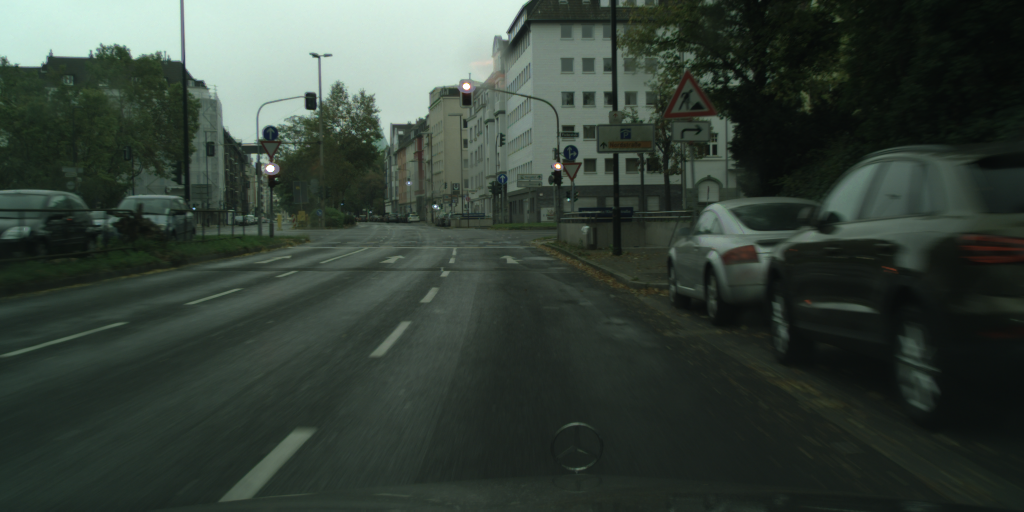
#> input picture software_integration/data/images/dusseldorf_000049_000024_leftImg8bit.png, 2048 x 1024 px (shown at 1/2 size); its folder holds only this picture in this run
$ python run_attention.py --image ../../software_integration/data/images/dusseldorf_000049_000024_leftImg8bit.png --dir ../../software_integration/data/images
#> lines starting #> are read from the running program, lines starting #| are printed output that depends on the picture
#> in test_find_tfl_lights, image is the input picture: shape (1024, 2048, 3); mean R, G, B 53.7, 64.6, 56.4
import scipy
# [7 lines of commented-out code are left out]
try:
    print("Elementary imports: ")
    import os
    import json
    import glob
    import argparse

    print("numpy/scipy imports:")
    import numpy as np
    from scipy import signal as sg
    import scipy.ndimage as ndimage
    from scipy.ndimage.filters import maximum_filter

    print("PIL imports:")
    from PIL import Image

    print("matplotlib imports:")
    import matplotlib.pyplot as plt
except ImportError:
    print("Need to fix the installation")
    raise

print("All imports okay. Yay!")


def find_max_coords(image, image1, flag):
    dX, dY = 18, 18
    M, N = image.shape
    coord_x = []
    coord_y = []
    for x in range(0, M-dX+1, dX):
        for y in range(0, N-dY+1, dY):
            window = image[x:x+dX, y:y+dY]
            local_max = np.amax(window)
            max_coord = np.argmax(window)
            if local_max > 80:
                if not flag:
                    image1[x + max_coord // dX, y + max_coord % dX] = [255, 0, 0]
                else:
                    image1[x + max_coord // dX, y + max_coord % dX] = [0, 255, 0]
                coord_x.append(x + max_coord // dX)
                coord_y.append(y + max_coord % dX)
                print("x = ", x + max_coord // dX, "y = ", y + max_coord % dX)
            window[:] = local_max
    return coord_x, coord_y


def find_tfl_lights(image, **kwargs):
    """
    Detect candidates for TFL lights. Use c_image, kwargs and you imagination to implement
    :param c_image: The image itself as np.uint8, shape of (H, W, 3)
    :param kwargs: Whatever config you want to pass in here
    :return: 4-tuple of x_red, y_red, x_green, y_green
    """
    # image = Image.open("picture.PNG").convert('L')

    # filter_kernel = np.array([[-2 / 324, -2 / 324, -2 / 324, -2 / 324, -2 / 324, -2 / 324, -2 / 324, -2 / 324, -2 / 324,
    #                     -2 / 324, -2 / 324, -2 / 324, -2 / 324, -2 / 324, -2 / 324, -2 / 324, -2 / 324, -2 / 324],
    #                    [-2 / 324, -2 / 324, -1 / 324, -1 / 324, -1 / 324, -1 / 324, -1 / 324, -1 / 324, -1 / 324,
    #                     -1 / 324, -1 / 324, -1 / 324, -1 / 324, -1 / 324, -1 / 324, -1 / 324, -2 / 324, -2 / 324],
    #                    [-2 / 324, -1 / 324, -1 / 324, -1 / 324, -1 / 324, -1 / 324, -1 / 324, -1 / 324, -1 / 324,
    #                     -1 / 324, -1 / 324, -1 / 324, -1 / 324, -1 / 324, -1 / 324, -1 / 324, -1 / 324, -2 / 324],
    #                    [-2 / 324, -1 / 324, -1 / 324, -1 / 324, -1 / 324, -1 / 324, -1 / 324, -1 / 324, -1 / 324,
    #                     -1 / 324, -1 / 324, -1 / 324, -1 / 324, -1 / 324, -1 / 324, -1 / 324, -1 / 324, -2 / 324],
    #                    [-2 / 324, -1 / 324, -1 / 324, -1 / 324, -1 / 324, -2 / 324, -2 / 324, -1 / 324, -1 / 324,
    #                     -1 / 324, -1 / 324, -1 / 324, -2 / 324, -1 / 324, -1 / 324, -1 / 324, -1 / 324, -2 / 324],
    #                    [-2 / 324, -1 / 324, -1 / 324, -1 / 324, -1 / 324, -2 / 324, -2 / 324, -2 / 324, -2 / 324,
    #                     -2 / 324, -2 / 324, -2 / 324, -2 / 324, -1 / 324, -1 / 324, -1 / 324, -1 / 324, -2 / 324],
    #                    [-2 / 324, -1 / 324, -1 / 324, -1 / 324, -1 / 324, -2 / 324, 11 / 324, 11 / 324, 11 / 324,
    #                     11 / 324, 11 / 324, 11 / 324, -2 / 324, -1 / 324, -1 / 324, -1 / 324, -1 / 324, -2 / 324],
    #                    [-2 / 324, -1 / 324, -1 / 324, -1 / 324, -1 / 324, -2 / 324, 11 / 324, 11 / 324, 11 / 324,
    #                     11 / 324, 11 / 324, 11 / 324, -2 / 324, -1 / 324, -1 / 324, -1 / 324, -1 / 324, -2 / 324],
    #                    [-2 / 324, -1 / 324, -1 / 324, -1 / 324, -1 / 324, -2 / 324, 11 / 324, 11 / 324, 11 / 324,
    #                     11 / 324, 11 / 324, 11 / 324, -2 / 324, -1 / 324, -1 / 324, -1 / 324, -1 / 324, -2 / 324],
    #                    [-2 / 324, -1 / 324, -1 / 324, -1 / 324, -1 / 324, -2 / 324, 11 / 324, 11 / 324, 11 / 324,
    #                     11 / 324, 11 / 324, 11 / 324, -2 / 324, -1 / 324, -1 / 324, -1 / 324, -1 / 324, -2 / 324],
    #                    [-2 / 324, -1 / 324, -1 / 324, -1 / 324, -1 / 324, -2 / 324, 11 / 324, 11 / 324, 11 / 324,
    #                     11 / 324, 11 / 324, 11 / 324, -2 / 324, -1 / 324, -1 / 324, -1 / 324, -1 / 324, -2 / 324],
    #                    [-2 / 324, -1 / 324, -1 / 324, -1 / 324, -1 / 324, -2 / 324, 11 / 324, 11 / 324, 11 / 324,
    #                     11 / 324, 11 / 324, 11 / 324, -2 / 324, -1 / 324, -1 / 324, -1 / 324, -1 / 324, -2 / 324],
    #                    [-2 / 324, -1 / 324, -1 / 324, -1 / 324, -1 / 324, -2 / 324, -2 / 324, -2 / 324, -2 / 324,
    #                     -2 / 324, -2 / 324, -2 / 324, -2 / 324, -1 / 324, -1 / 324, -1 / 324, -1 / 324, -2 / 324],
    #                    [-2 / 324, -1 / 324, -1 / 324, -1 / 324, -1 / 324, -2 / 324, -2 / 324, -1 / 324, -1 / 324,
    #                     -1 / 324, -1 / 324, -2 / 324, -2 / 324, -1 / 324, -1 / 324, -1 / 324, -1 / 324, -2 / 324],
    #                    [-2 / 324, -1 / 324, -1 / 324, -1 / 324, -1 / 324, -1 / 324, -1 / 324, -1 / 324, -1 / 324,
    #                     -1 / 324, -1 / 324, -1 / 324, -1 / 324, -1 / 324, -1 / 324, -1 / 324, -1 / 324, -2 / 324],
    #                    [-2 / 324, -1 / 324, -1 / 324, -1 / 324, -1 / 324, -1 / 324, -1 / 324, -1 / 324, -1 / 324,
    #                     -1 / 324, -1 / 324, -1 / 324, -1 / 324, -1 / 324, -1 / 324, -1 / 324, -1 / 324, -2 / 324],
    #                    [-2 / 324, -2 / 324, -1 / 324, -1 / 324, -1 / 324, -1 / 324, -1 / 324, -1 / 324, -1 / 324,
    #                     -1 / 324, -1 / 324, -1 / 324, -1 / 324, -1 / 324, -1 / 324, -1 / 324, -2 / 324, -2 / 324],
    #                    [-2 / 324, -2 / 324, -2 / 324, -2 / 324, -2 / 324, -2 / 324, -2 / 324, -2 / 324, -2 / 324,
    #                     -2 / 324, -2 / 324, -2 / 324, -2 / 324, -2 / 324, -2 / 324, -2 / 324, -2 / 324, -2 / 324]])

# מוצא את כל התמונה
    # filter_kernel = np.array([
    #     [0, -1, -1, -1, -1, -1, -1, -1, -1, -1, -1, -1, -1, -1, -1, -1, 0],
    #      [0, -.5, -.5, -.5, -.5, -.5, -.5, -.5, -.5, -.5, -.5, -.5, -.5, -.5, -.5, -.5, 0],
    #      [0, -.5, -.5, -.5, -.5, -.5, -.5, -.5, -.5, -.5, -.5, -.5, -.5, -.5, -.5, -.5, 0],
    #      [0, -.5, -.5, -.5, -.5, -.5, -.5, -.5, -.5, -.5, -.5, -.5, -.5, -.5, -.5, -.5, 0],
    #      [0, -.5, -.5, -.5, -.5, -.5, 1, 1, 1, 1, 1, -.5, -.5, -.5, -.5, -.5, 0],
    #      [0, -.5, -.5, -.5, -.5, 2, 2, 2, 2, 2, 2, 2, -.5, -.5, -.5, -.5, 0],
    #      [0, -.5, -.5, -.5, 1, 2, 2, 2, 2, 2, 2, 2, 1, -.5, -.5, -.5, 0],
    #      [0, -.5, -.5, -.5, 1, 2, 2, 2, 2, 2, 2, 2, 1, -.5, -.5, -.5, 0],
    #      [0, -.5, -.5, -.5, 1, 2, 2, 2, 2, 2, 2, 2, 1, -.5, -.5, -.5, 0],
    #      [0, -.5, -.5, -.5, 1, 2, 2, 2, 2, 2, 2, 2, 1, -.5, -.5, -.5, 0],
    #      [0, -.5, -.5, -.5, 1, 2, 2, 2, 2, 2, 2, 2, 1, -.5, -.5, -.5, 0],
    #      [0, -.5, -.5, -.5, -.5, 2, 2, 2, 2, 2, 2, 2, -.5, -.5, -.5, -.5, 0],
    #      [0, -.5, -.5, -.5, -.5, -.5, 1, 1, 1, 1, 1, -.5, -.5, -.5, -.5, -.5, 0],
    #      [0, -.5, -.5, -.5, -.5, -.5, -.5, -.5, -.5, -.5, -.5, -.5, -.5, -.5, -.5, -.5, 0],
    #      [0, -.5, -.5, -.5, -.5, -.5, -.5, -.5, -.5, -.5, -.5, -.5, -.5, -.5, -.5, -.5, 0],
    #      [0, -.5, -.5, -.5, -.5, -.5, -.5, -.5, -.5, -.5, -.5, -.5, -.5, -.5, -.5, -.5, 0],
    #      [0, -1, -1, -1, -1, -1, -1, -1, -1, -1, -1, -1, -1, -1, -1, -1, 0]
    # ])
    # filter_kernel = 0.289 * filter_kernel

# מוצא מלא נקודות מסביב
    # filter_kernel = np.array([
    #     [-1, -1, -1, -1, -1, -1, -1, -1, -1, -1, -1],
    #     [-1, -1, -1, -1, -1, 0.5, -1, -1, -1, -1, -1],
    #     [-1, -1, -1, -1, 2, 2, 2, -1, -1, -1, -1],
    #     [-1, -1, -1, 2, 2, 2, 2, 2, -1, -1, -1],
    #     [-1, -1, 2, 2, 2, 2, 2, 2, 2, -1, -1],
    #     [-1, 2, 2, 2, 2, 2, 2, 2, 2, 2, -1],
    #     [-1, -1, 2, 2, 2, 2, 2, 2, 2, -1, -1],
    #     [-1, -1, -1, 2, 2, 2, 2, 2, -1, -1, -1],
    #     [-1, -1, -1, -1, 2, 2, 2, -1, -1, -1, -1],
    #     [-1, -1, -1, -1, -1, 0.5, -1, -1, -1, -1, -1],
    #     [-1, -1, -1, -1, -1, -1, -1, -1, -1, -1, -1]
    # ])
    # filter_kernel = 0.121 * filter_kernel

# לא מוצא כלוםםם
    # filter_kernel = np.array([
    #     [-1/121, -1/121, -1/121, -1/121, -1/121, -1/121, -1/121, -1/121, -1/121, -1/121, -1/121],
    #     [-1/121, -1/121, -1/121, -1/121, -1/121, -1/121, -1/121, -1/121, -1/121, -1/121, -1/121],
    #     [-1/121, -1/121, -1/121, -1/121, -1/121, -1/121, -1/121, -1/121, -1/121, -1/121, -1/121],
    #     [-1/121, -1/121, -1/121, 4/121, 4/121, 4/121, 4/121, 4/121, -1/121, -1/121, -1/121],
    #     [-1/121, -1/121, -1/121, 4/121, 4/121, 4/121, 4/121, 4/121, -1/121, -1/121, -1/121],
    #     [-1/121, -1/121, -1/121, 4/121, 4/121, 4/121, 4/121, 4/121, -1/121, -1/121, -1/121],
    #     [-1/121, -1/121, -1/121, 4/121, 4/121, 4/121, 4/121, 4/121, -1/121, -1/121, -1/121],
    #     [-1/121, -1/121, -1/121, 4/121, 4/121, 4/121, 4/121, 4/121, -1/121, -1/121, -1/121],
    #     [-1/121, -1/121, -1/121, -1/121, -1/121, -1/121, -1/121, -1/121, -1/121, -1/121, -1/121],
    #     [-1/121, -1/121, -1/121, -1/121, -1/121, -1/121, -1/121, -1/121, -1/121, -1/121, -1/121],
    #     [-1/121, -1/121, -1/121, -1/121, -1/121, -1/121, -1/121, -1/121, -1/121, -1/121, -1/121]
    # ])

    # filter_kernel *= (1/121)
    filter_kernel = np.array([[-1/225, -1/225, -1/225, -1/225, -1/225, -1/225, -1/225, -1/225, -1/225, -1/225, -1/225, -1/225, -1/225, -1/225, -1/225],
                     [-1/225, -1/225, -1/225, -1/225, -1/225, -1/225, -1/225, -1/225, -1/225, -1/225, -1/225, -1/225, -1/225, -1/225, -1/225],
                     [-1/225, -1/225, -1/225, -1/225, -1/225, -1/225, -1/225, -1/225, -1/225, -1/225, -1/225, -1/225, -1/225, -1/225, -1/225],
                     [-1/225, -1/225, -1/225, -1/225, -1/225, -1/225, -1/225, -1/225, -1/225, -1/225, -1/225, -1/225, -1/225, -1/225, -1/225],
                     [-1/225, -1/225, -1/225, -1/225, -1/225, -1/225, -1/225, -1/225, -1/225, -1/225, -1/225, -1/225, -1/225, -1/225, -1/225],
                     [-1/225, -1/225, -1/225, -1/225, -1/225, 8/225, 8/225, 8/225, 8/225, 8/225, -1/225, -1/225, -1/225, -1/225, -1/225],
                     [-1/225, -1/225, -1/225, -1/225, -1/225, 8/225, 8/225, 8/225, 8/225, 8/225, -1/225, -1/225, -1/225, -1/225, -1/225],
                     [-1/225, -1/225, -1/225, -1/225, -1/225, 8/225, 8/225, 8/225, 8/225, 8/225, -1/225, -1/225, -1/225, -1/225, -1/225],
                     [-1/225, -1/225, -1/225, -1/225, -1/225, 8/225, 8/225, 8/225, 8/225, 8/225, -1/225, -1/225, -1/225, -1/225, -1/225],
                     [-1/225, -1/225, -1/225, -1/225, -1/225, 8/225, 8/225, 8/225, 8/225, 8/225, -1/225, -1/225, -1/225, -1/225, -1/225],
                     [-1/225, -1/225, -1/225, -1/225, -1/225, -1/225, -1/225, -1/225, -1/225, -1/225, -1/225, -1/225, -1/225, -1/225, -1/225],
                     [-1/225, -1/225, -1/225, -1/225, -1/225, -1/225, -1/225, -1/225, -1/225, -1/225, -1/225, -1/225, -1/225, -1/225, -1/225],
                     [-1/225, -1/225, -1/225, -1/225, -1/225, -1/225, -1/225, -1/225, -1/225, -1/225, -1/225, -1/225, -1/225, -1/225, -1/225],
                     [-1/225, -1/225, -1/225, -1/225, -1/225, -1/225, -1/225, -1/225, -1/225, -1/225, -1/225, -1/225, -1/225, -1/225, -1/225],
                     [-1/225, -1/225, -1/225, -1/225, -1/225, -1/225, -1/225, -1/225, -1/225, -1/225, -1/225, -1/225, -1/225, -1/225, -1/225]])
    # #
    # filter_kernel = [[-1, -1, -1, -1, -1, -1, -1, -1, -1],
    #                  [-1, -1, -1, -1, -1, -1, -1, -1, -1],
    #                  [-1, -1, -1, -1, -1, -1, -1, -1, -1],
    #                  [-1, -1, -1, 8, 8, 8, -1, -1, -1],
    #                  [-1, -1, -1, -1, -1, -1, -1, -1, -1],
    #                  [-1, -1, -1, -1, -1, -1, -1, -1, -1],
    #                  [-1, -1, -1, -1, -1, -1, -1, -1, -1]]

    # filter_kernel = [[-1/9, -1/9, -1/9],
    #                [-1/9, 8/9, -1/9],
    #                [-1/9, -1/9, -1/9]]

    res = sg.convolve2d(image[:, :, 0], filter_kernel, mode='same', boundary='fill', fillvalue=0)
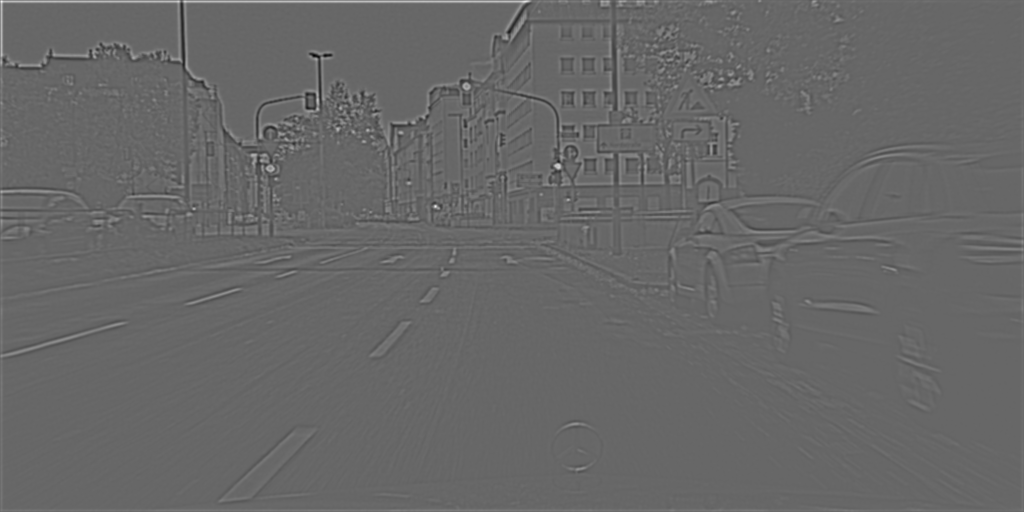
#> res: shape (1024, 2048) float64 (shown at 1/2 size); min -77.72, max 114, mean 0.2; drawn with min black and max white
    res2 = sg.convolve2d(image[:, :, 1], filter_kernel, mode='same', boundary='fill', fillvalue=0)

    # [14 lines of commented-out code are left out]

    red_coord_x, red_coord_y = find_max_coords(np.absolute(res), image, 0)
#> after the loop in find_max_coords, `for x in range(0, M-dX+1, dX):`: coord_x = [2, 2, 2, 2, 335, 412, 414]; coord_y = [2, 356, 370, 1051, 1117, 871, 870]
#> red_coord_x = [2, 2, 2, 2, 335, 412, 414]; red_coord_y = [2, 356, 370, 1051, 1117, 871, 870]
    fig, (max_mag) = plt.subplots(1, 1, figsize=(6, 15))
    green_coord_x, green_coord_y = find_max_coords(np.absolute(res2), image, 1)
#> after the loop in find_max_coords (call 2), `for x in range(0, M-dX+1, dX):`: image1: shape (1024, 2048, 3); mean R, G, B 53.7, 64.6, 56.4
#> green_coord_x = 56 values, max 417 at index 54, min 2 at index 0, mean 48.43; green_coord_y = 56 values, max 1136 at index 53, min 2 at index 0, mean 587
    max_mag.imshow(np.absolute(image))

    return red_coord_x, red_coord_y, green_coord_x, green_coord_y


def show_image_and_gt(image, objs, fig_num=None):
    plt.figure(fig_num).clf()
    plt.imshow(image)
    labels = set()
    if objs is not None:
        for o in objs:
            poly = np.array(o['polygon'])[list(np.arange(len(o['polygon']))) + [0]]
            plt.plot(poly[:, 0], poly[:, 1], 'r', label=o['label'])
            labels.add(o['label'])
        if len(labels) > 1:
            plt.legend()


def test_find_tfl_lights(image_path, json_path=None, fig_num=None):
    """
    Run the attention code
    """
    image = np.array(Image.open(image_path))

    if json_path is None:
        objects = None
    else:
        gt_data = json.load(open(json_path))
        what = ['traffic light']
        objects = [o for o in gt_data['objects'] if o['label'] in what]

    find_tfl_lights(image, some_threshold=42)


def main(argv=None):
    """It's nice to have a standalone tester for the algorithm.
    Consider looping over some images from here, so you can manually exmine the results
    Keep this functionality even after you have all system running, because you sometime want to debug/improve a module
    :param argv: In case you want to programmatically run this"""
    parser = argparse.ArgumentParser("Test TFL attention mechanism")
    parser.add_argument('-i', '--image', type=str, help='Path to an image')
    parser.add_argument("-j", "--json", type=str, help="Path to json GT for comparison")
    parser.add_argument('-d', '--dir', type=str, help='Directory to scan images in')
    args = parser.parse_args(argv)
    default_base = '../../data'
    if args.dir is None:
        args.dir = default_base
    flist = glob.glob(os.path.join(args.dir, '*_leftImg8bit.png'))
    for image in flist:
        json_fn = image.replace('_leftImg8bit.png', '_gtFine_polygons.json')
        if not os.path.exists(json_fn):
            json_fn = None
        test_find_tfl_lights(image, json_fn)
    if len(flist):
        print("You should now see some images, with the ground truth marked on them. Close all to quit.")
    else:
        print("Bad configuration?? Didn't find any picture to show")
    plt.show(block=True)


if __name__ == '__main__':
    main()

$ run again, on software_integration/data/images/dusseldorf_000049_000026_leftImg8bit.png
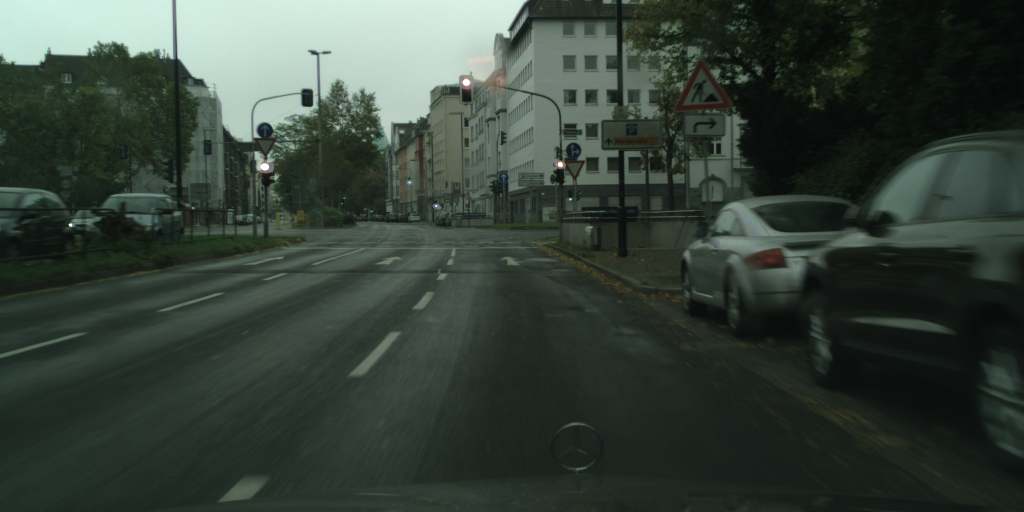
#> input picture software_integration/data/images/dusseldorf_000049_000026_leftImg8bit.png, 2048 x 1024 px (shown at 1/2 size)
#> in test_find_tfl_lights, image is the input picture: shape (1024, 2048, 3); mean R, G, B 54.2, 65.4, 57.1
#> in find_tfl_lights, `res = sg.convolve2d(image[:, :, 0], filter_kernel, mode='same', bounda..`:
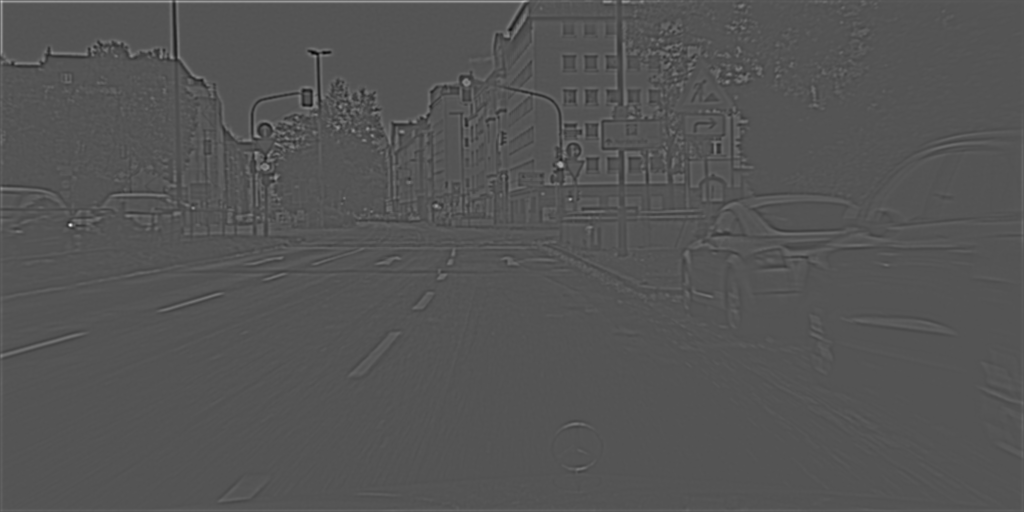
#> res: shape (1024, 2048) float64 (shown at 1/2 size); min -78.18, max 157.8, mean 0.2; drawn with min black and max white
#> after the loop in find_max_coords, `for x in range(0, M-dX+1, dX):`: coord_x = [2, 2, 2, 2, 2, 332, 398, 449, 450]; coord_y = [2, 340, 354, 1043, 1046, 1121, 1140, 141, 141]
#> red_coord_x = [2, 2, 2, 2, 2, 332, 398, 449, 450]; red_coord_y = [2, 340, 354, 1043, 1046, 1121, 1140, 141, 141]
#> green_coord_x = 57 values, max 450 at index 56, min 2 at index 0, mean 45.7; green_coord_y = 57 values, max 1140 at index 54, min 2 at index 0, mean 551.9
